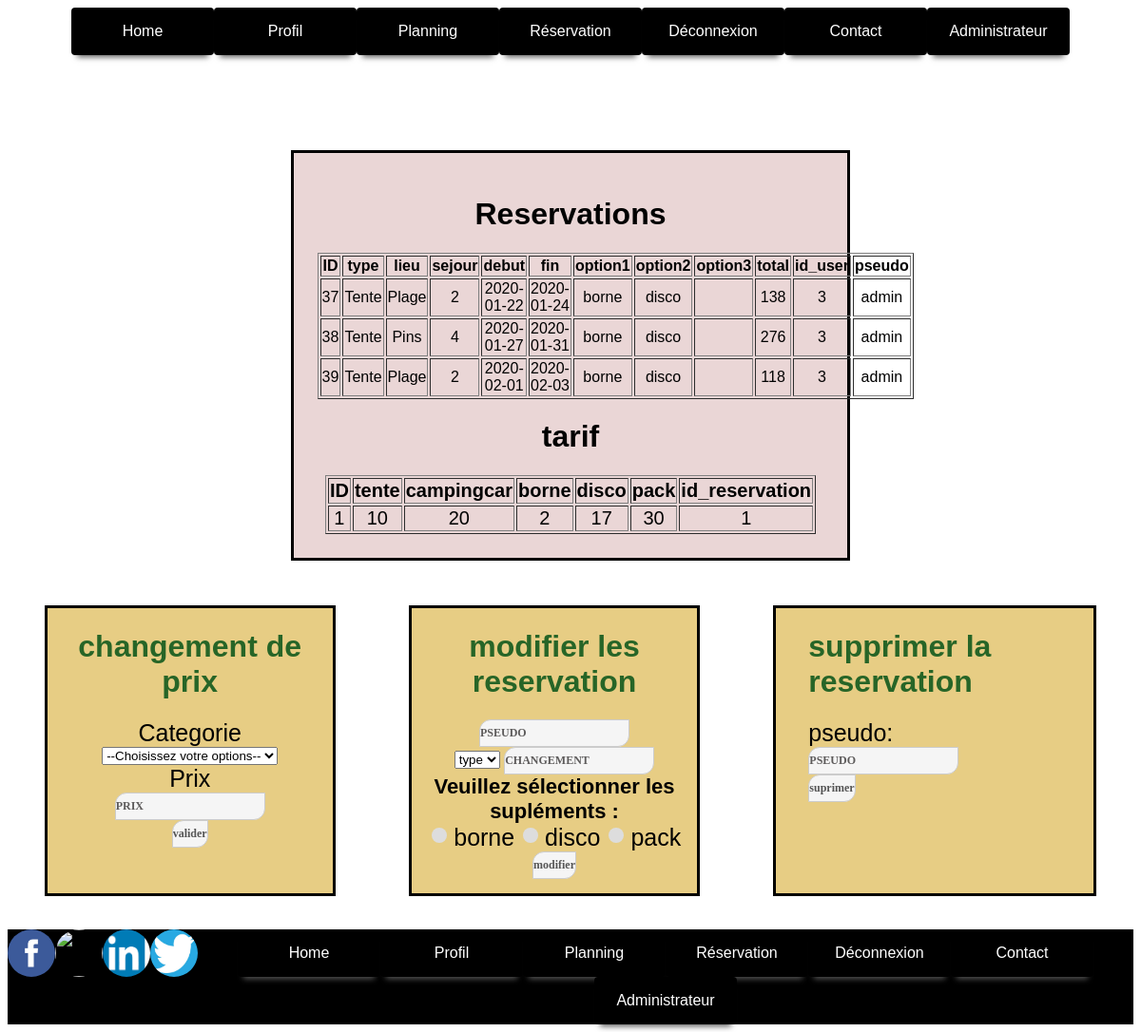
Page /admin.php (signed in) on the committed database.
### tables this page shows
CREATE TABLE IF NOT EXISTS `reservations` (
  `id` int(11) NOT NULL AUTO_INCREMENT,
  `type` varchar(255) NOT NULL,
  `lieu` varchar(255) NOT NULL,
  `sejour` text NOT NULL,
  `debut` date NOT NULL,
  `fin` date NOT NULL,
  `option1` varchar(255) NOT NULL,
  `option2` varchar(255) NOT NULL,
  `option3` varchar(255) NOT NULL,
  `total` varchar(255) NOT NULL,
  `id_utilisateur` int(11) NOT NULL,
  `pseudo` varchar(255) NOT NULL,
  PRIMARY KEY (`id`)
);

CREATE TABLE IF NOT EXISTS `tarif2` (
  `id` int(11) NOT NULL AUTO_INCREMENT,
  `tente` int(11) NOT NULL,
  `campingcar` int(11) NOT NULL,
  `borne` int(11) NOT NULL,
  `disco` int(11) NOT NULL,
  `pack` int(11) NOT NULL,
  `id_reservation` int(11) NOT NULL,
  PRIMARY KEY (`id`)
);

### admin.php (the view, shortened to what this page needs)
<?php
$connexion= mysqli_connect("localhost","root","","gestioncamping");
$requete= "SELECT * FROM reservations";
$query= mysqli_query($connexion,$requete);
$resultat = mysqli_fetch_all($query);
$requetet= "SELECT * FROM tarif2";
$queryt= mysqli_query($connexion,$requetet);
$resultatt = mysqli_fetch_all($queryt);
?>
<!DOCTYPE html>
<html>
<head>
  <link rel="stylesheet" href= "camping.css">
</head>
<body id=body-admin>
  <?php
  if ($_SESSION['login'] !="admin")
  {
    echo "Vous n'avez pas acces a la page";
  }
  else{
    ?>
    <header id="header-admin">
      <?php
      include('bar-nav.php');
      ?>
    </header>
    <main id="main-admin" >
      <div id= "tab-admin">
      <?php
    echo "<div id=\"reserv-admin\">";
    echo "<h1>Reservations</h1>";
    ?>
    <table id="table1-admin" border>
    <tr>
    <th>ID</th><th>type</th><th>lieu</th><th>sejour</th><th>debut</th><th>fin</th><th>option1</th><th>option2</th><th>option3</th><th>total</th><th>id_user</th><th>pseudo</th>
    </tr>
    <?php
    foreach($resultat as $key)
    {
      echo "<tr>";
      foreach($key as $value)
      {
        echo "<td>".$value."</td>";
      }
      echo "</tr>";
    }
    echo "</table>";
?>
    <?php
    echo "<h1>tarif</h1>";
    echo "
    <table id=\"table2-admin\" border>
    <tr>
    <th>ID</th><th>tente</th><th>campingcar</th><th>borne</th><th>disco</th><th>pack</th><th>id_reservation</th>
    </tr>";
    foreach($resultatt as $key2)
    {
      echo "<tr>";
      foreach($key2 as $value2)
      {
        echo "<td>".$value2."</td>";
      }
      echo "</tr>";
    }
    echo "</table>";
    ?>
    </div>
    <div id="content-admin">
    <div id="admin-chang">
<h1 class="h1-admin">changement de prix </h1>
    <form action="" method="post">
      <label class="label-admin">Categorie</label><br>
      <select name="suplement" id="pet-select">
        <option value="">--Choisissez votre options--</option>
      </select><br>
      <label class="label-admin">Prix</label><br>
      <input class="bouton-admin" type="number" name="prix1" placeholder="prix"><br>
      <input class="bouton-admin" type="submit" name="accepte" value="valider"><br>
    </form>
      </div>
    <div id="modif-admin">
    <h1 class="h1-admin">modifier les reservation</h1>
    <form method="post">
      <input class="bouton-admin" type="text" name="pseudo" placeholder="pseudo"><br>
      <select name="categorie">
        <option value="type">type</option>
      </select>
       <input class="bouton-admin" type="text" name="resultat" placeholder="changement"><br>
  <legend class="legend-admin"><b>Veuillez sélectionner les supléments :</b></legend>
    <input class="bouton-admin2" type="checkbox" name="option1" value="borne">
    <label id="label-admin" for="borne">borne</label>
    <input class="bouton-admin2" type="checkbox" name="option2" value="disco">
    <label id="label-admin" for="disco">disco</label>
    <input class="bouton-admin2" type="checkbox" name="option3" value="pack">
    <label id="label-admin" for="pack">pack</label><br>
                <input class="bouton-admin" type="submit" name="modifier" value="modifier">
    </form>
</div>
     <div id="sup-admin">
   <h1 class="h1-admin">supprimer la reservation</h1>
<form method="post">
      <label class="label-admin">pseudo:</label><br>
      <input class="bouton-admin" type="text" name="pseudo2" placeholder="pseudo"><br>
      <input class="bouton-admin" type="submit" name="suprimer" value="suprimer">
</form>
</div>
  </div>
</main>
<?php
}
include("footer.php");
?>
</body>
</html>

### bar-nav.php (shortened to what this page needs)
  <?php
    if (isset($_SESSION['login'])==false)
    {
    ?>
  <nav class="menu">
  <ol>
    <li class="menu-item"><a href="index.php">Home</a></li>
    <li class="menu-item"><a href="connexion.php">Connexion</a></li>
    <li class="menu-item"><a href="inscription.php">Inscription</a>
    <li class="menu-item"><a href="#foot">Contact</a></li>
  </ol>
</nav>
     <?php
    }
     elseif(isset($_SESSION['login'])==true)
    {
       if($_SESSION['login'] =="admin")
       {
    ?>
    <nav class="menu">
      <ol>
        <li class="menu-item"><a href="index.php">Home</a></li>
        <li class="menu-itemc"><a href="profil.php">Profil</a></li>
        <li class="menu-itemc"><a href="planning.php">Planning</a>
        <li class="menu-itemc"><a href="reservation-form.php">Réservation</a>
        <li class="menu-itemc"><a href="index.php?deconnexion=true">Déconnexion</a>
        <li class="menu-itemc"><a href="#foot">Contact</a></li>
        <li class="menu-itemc"><a href="admin.php">Administrateur</a></li>
      </ol>
    </nav>
     <?php
    }
  }
    ?>

### footer.php
<footer id="foot">
     <a href="https://fr-fr.facebook.com/"><img class="logo" src="img/facebook-logo.jpg"></a>
     <a href="https://www.instagram.com"><img class="logo" src="img/instagram-logo.jfif"></a>
     <a href="https://www.linkedin.com"><img class="logo" src="img/linkedin.jpg"></a>
     <a href="https://www.twitter.com"><img class="logo" src="img/twitter-logo.jpg"></a>
      <?php
      include("bar-nav.php");
      ?>
   </footer>

### camping.css (style rules this page uses)
a { text-align:center; text-decoration:none; }
body { font-family:Tahoma,Geneva,sans-serif; font-weight:400 margin:0px; }
ol { margin:0;padding:0;list-style-type:none }
.menu { width:100%; display:block; position:relative; z-index: 60; }
.menu > ol:first-child { width:100%; display:flex; position:relative; flex-flow:row wrap; justify-content:center }
.menu-item, .menu-itemc { width:150px; position:relative; perspective:100%; cursor:pointer }
.menu-item a, .menu-itemc a { width:100%; padding:16px 0; display:block; position:relative; color:#fff; border-radius:4px; transition:all .5s ease; transform-style:preserve-3d }
.menu-item a:before, .menu-itemc a:before { width:100%; padding:16px 0; display:block; position:absolute; color:#000; border-radius:4px; }
.menu > ol:first-child > .menu-item { display:block }
.menu > ol:first-child > .menu-itemc { display:block }
.menu > ol:first-child > .menu-item > a { background:#000;box-shadow:0 8px 6px -6px #595959 }
.menu > ol:first-child > .menu-itemc > a { background:#000;box-shadow:0 8px 6px -6px #595959 }
.menu > ol:first-child > .menu-item > a:before { background:#ff9900;bottom:90%;transform:rotateX(-90deg) translate3d(0,0,75px) }
.menu > ol:first-child > .menu-itemc > a:before { background:#ff9900;bottom:90%;transform:rotateX(-90deg) translate3d(0,0,75px) }
.menu > ol:first-child > .menu-item:nth-of-type(1) > a:before { content:"Home" }
.menu > ol:first-child > .menu-itemc:nth-of-type(2) > a:before { content:"Profil" }
.menu > ol:first-child > .menu-itemc:nth-of-type(3) > a:before { content:"Planning" }
.menu > ol:first-child > .menu-itemc:nth-of-type(4) > a:before { content:"Réservation" }
.menu > ol:first-child > .menu-itemc:nth-of-type(5) > a:before { content:"Déconnexion" }
.menu > ol:first-child > .menu-itemc:nth-of-type(6) > a:before { content:"Contact" }
.menu > ol:first-child > .menu-itemc:nth-of-type(7) > a:before { content:"Administrateur" }
#foot { display: flex; flex-direction: row; justify-content: space-between; background-color : black; width: 100%; }
.logo { border-radius: 100%; width: 50px; height: 50px; }
#body-admin { background-image: url("https://www.camping-du-viaduc.com/ressources/medias/251-editeur_page_bloc_element-camping-riviere-1800x925.jpg"); background-size: cover; }
#main-admin { display: flex; flex-direction: column; }
#reserv-admin { width: 45%; background-color: #e4c9c9c2; margin-left: auto; margin-right: auto; margin-top: 100px; border: solid; text-align: center; padding: 25px; }
#admin-chang { width: 300px; height: 300px; background-color: #d8af399e; text-align: center; border: solid; }
#modif-admin { width: 300px; height: 300px; background-color: #d8af399e; text-align: center; border: solid; }
#sup-admin { width: 300px; height: 300px; padding-left: 34px; background-color: #d8af399e; border: solid; }
#content-admin { display: flex; justify-content: space-around; margin-top: 7%; margin-top: 4%; margin-bottom: 35px; }
.bouton-admin { border-radius:12px 0 12px 0; background: #f5f5f5; border:none; color:#555; font:bold 12px Verdana; padding:6px 0 6px 0; border:1px solid #ccc; }
input[type=checkbox] { -webkit-appearance: none; -moz-appearance: none; -ms-appearance: none; content: ""; display: inline-block; width: 16px; height: 16px; background-color: #dddddd; border-radius: 50%; }
#label-admin { font-size: 25px; }
#table1-admin { margin:auto; font-size: 16px; }
#table2-admin { margin:auto; font-size: 20px; }
.h1-admin { color:#276527; }
.label-admin { font-size: 25px; }
.legend-admin { font-size:22px; }

### rows in the picture
reservations: id "37", type "Tente", lieu "Plage", sejour "2", debut "2020-01-22", fin "2020-01-24", option1 "borne", option2 "disco", total "138", id_utilisateur "3", pseudo "admin"
reservations: id "38", type "Tente", lieu "Pins", sejour "4", debut "2020-01-27", fin "2020-01-31", option1 "borne", option2 "disco", total "276", id_utilisateur "3", pseudo "admin"
reservations: id "39", type "Tente", lieu "Plage", sejour "2", debut "2020-02-01", fin "2020-02-03", option1 "borne", option2 "disco", total "118", id_utilisateur "3", pseudo "admin"
tarif2: value2 "1", tente "10", campingcar "20", borne "2", disco "17", pack "30"
